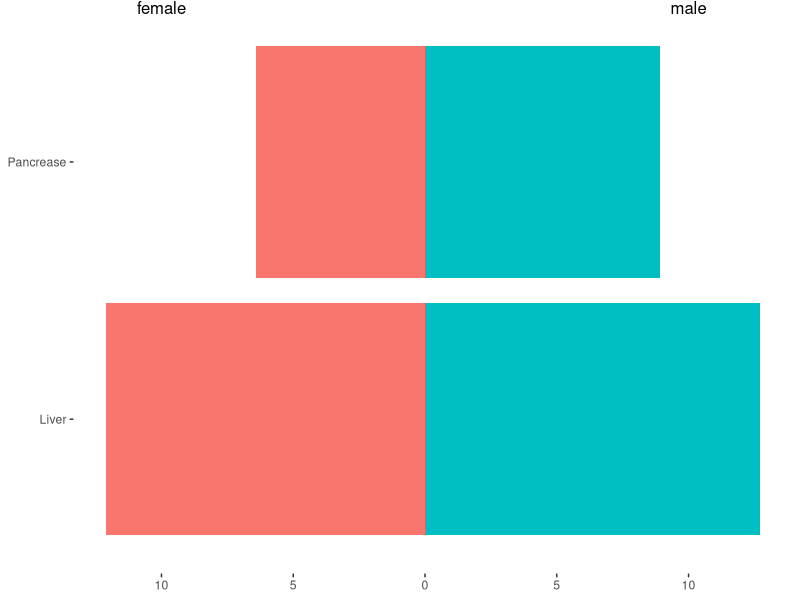
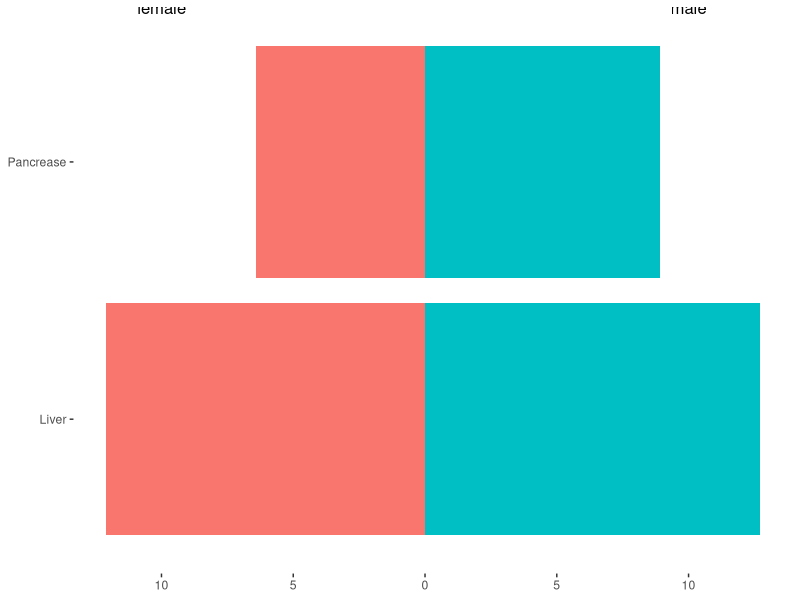

Write R code to recreate these figures, in order.
## ---- chunk 1
knitr::opts_chunk$set(echo = TRUE)
## ---- chunk 2
data <- data.frame(
  site = c("Pancrease","Liver","Pancrease","Liver"),
  rank=c(24,23,25,24),
  cr=c(6.4,12.1,8.9,12.7),
  sex= c("female","female","male","male"),
  stringsAsFactors = FALSE
)
## ---- chunk 3
library(ggplot2)
library(dplyr)
library(grid)

gg <- ggplot(data=data)+
  geom_bar(data= data%>% filter(sex=="male"), aes(x=site,y=cr,fill=sex),stat="identity")+
  geom_bar(data= data%>% filter(sex=="female"), aes(x=site,y=-cr,fill=sex),stat="identity")+
  scale_y_continuous(breaks = c(-10,-5,0,5,10),labels=c("10","5","0","5","10"))+
  theme(plot.margin = unit(c(3,1,1,1),"lines"))+
  annotation_custom(grob = textGrob(label="female"),
                    xmin=Inf,
                    xmax=Inf,
                    ymin=-10,
                    ymax=-10)+
    annotation_custom(grob = textGrob(label="male"),
                    xmin=Inf,
                    xmax=Inf,
                    ymin=10,
                    ymax=10 )+
  coord_flip()+
  theme_classic()+
  theme(axis.line  = element_blank(),legend.position = "none",axis.title = element_blank())

gt <- ggplot_gtable(ggplot_build(gg))
gt$layout$clip[gt$layout$name == "panel"] <- "off"
grid.draw(gt)
